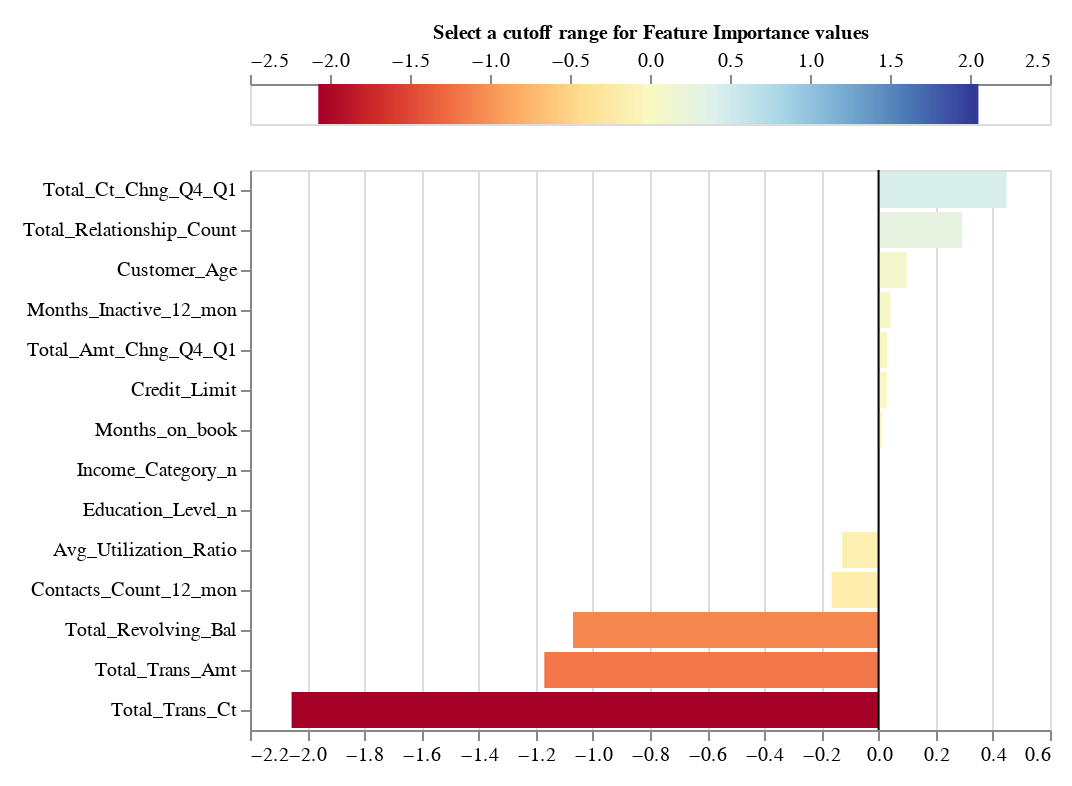

The notebook cell this image was saved under:
### Code cell
#### Wrong goaway

idx = 26
inst = X_test.iloc[idx].values
print('Instance ',X_test[imp_features].iloc[idx])
print('True class ',y_test.iloc[idx])
print('Predicted class ', fit.predict(inst.reshape(1, -1)))
exp = shapExplainer.explain(inst)
exp.plot_features_importance()

### Figure 1 — Vega-Lite specification as saved in the notebook (floating-point values rounded to 4 significant figures; data arrays with more than 128 entries replaced by an {"elided": "..."} marker saying what was removed)
{"config": {"view": {"continuousWidth": 400, "continuousHeight": 300}, "axis": {"labelFontSize": 10, "labelLimit": 225.0}}, "vconcat": [{"layer": [{"data": {"name": "data-77e5302af18a2735e09fc037957bd8e7"}, "mark": {"type": "rule", "strokeWidth": 3}, "encoding": {"color": {"field": "xValue", "legend": null, "scale": {"domain": [-2.054, 2.054], "domainMid": 0, "scheme": "redyellowblue"}, "type": "quantitative"}, "x": {"axis": {"orient": "top", "titleFontSize": 10}, "field": "xValue", "title": "Select a cutoff range for Feature Importance values ", "type": "quantitative"}}}, {"data": {"name": "data-c7bc3ae69e1253e8223f70a11d04b99d"}, "mark": {"type": "rect", "color": "black", "height": 20, "opacity": 0.4, "tooltip": true}, "encoding": {"x": {"field": "x_min", "type": "quantitative"}, "x2": {"field": "x_max"}, "y": {"axis": null, "field": "y", "type": "quantitative"}}, "selection": {"Cutter": {"type": "single", "fields": ["cutoff"], "bind": {"input": "range", "max": 2.054, "min": 0, "name": "Importance cutoff value (±) ", "step": 0.04109}, "init": {"cutoff": 0.0}}}, "transform": [{"calculate": "(-Cutter.cutoff)", "as": "x_min"}, {"calculate": "Cutter.cutoff", "as": "x_max"}]}], "height": 20}, {"layer": [{"data": {"name": "data-ed1111ec3d5b5f6b377389dc141727b8"}, "mark": "bar", "encoding": {"color": {"field": "value", "legend": null, "scale": {"domain": [-2.054, 2.054], "domainMid": 0, "scheme": "blueorange"}, "type": "quantitative"}, "tooltip": [{"field": "name", "title": "Feature", "type": "nominal"}, {"field": "value", "title": "Importance", "type": "quantitative"}], "x": {"field": "value", "title": null, "type": "quantitative"}, "y": {"field": "name", "sort": {"field": "value", "op": "mean", "order": "descending"}, "title": null, "type": "nominal"}}, "selection": {"Cutter": {"type": "single", "fields": ["cutoff"], "bind": {"input": "range", "max": 2.054, "min": 0, "name": "Importance cutoff value (±) ", "step": 0.04109}, "init": {"cutoff": 0.0}}}, "transform": [{"filter": "((datum.value > Cutter.cutoff) || (datum.value < (-Cutter.cutoff)))"}]}, {"data": {"name": "data-9c00aa9dc2b1c1a0b4bf9b34ead12925"}, "mark": "rule", "encoding": {"x": {"field": "x", "type": "quantitative"}}}]}], "padding": 10, "$schema": "https://vega.github.io/schema/vega-lite/v4.17.0.json", "datasets": {"data-77e5302af18a2735e09fc037957bd8e7": {"elided": "200 records"}, "data-c7bc3ae69e1253e8223f70a11d04b99d": [{"y": 0, "x": -0.5, "x2": 0.5}], "data-ed1111ec3d5b5f6b377389dc141727b8": [{"name": "Avg_Utilization_Ratio", "value": -0.1272}, {"name": "Contacts_Count_12_mon", "value": -0.1642}, {"name": "Credit_Limit", "value": 0.02906}, {"name": "Customer_Age", "value": 0.09873}, {"name": "Dependent_count", "value": 0.0}, {"name": "Education_Level_n", "value": 7.511e-06}, {"name": "Income_Category_n", "value": 3.231e-05}, {"name": "Months_Inactive_12_mon", "value": 0.04159}, {"name": "Months_on_book", "value": 0.01235}, {"name": "Total_Amt_Chng_Q4_Q1", "value": 0.03019}, {"name": "Total_Ct_Chng_Q4_Q1", "value": 0.4486}, {"name": "Total_Relationship_Count", "value": 0.2922}, {"name": "Total_Revolving_Bal", "value": -1.07}, {"name": "Total_Trans_Amt", "value": -1.17}, {"name": "Total_Trans_Ct", "value": -2.054}], "data-9c00aa9dc2b1c1a0b4bf9b34ead12925": [{"x": 0}]}}
